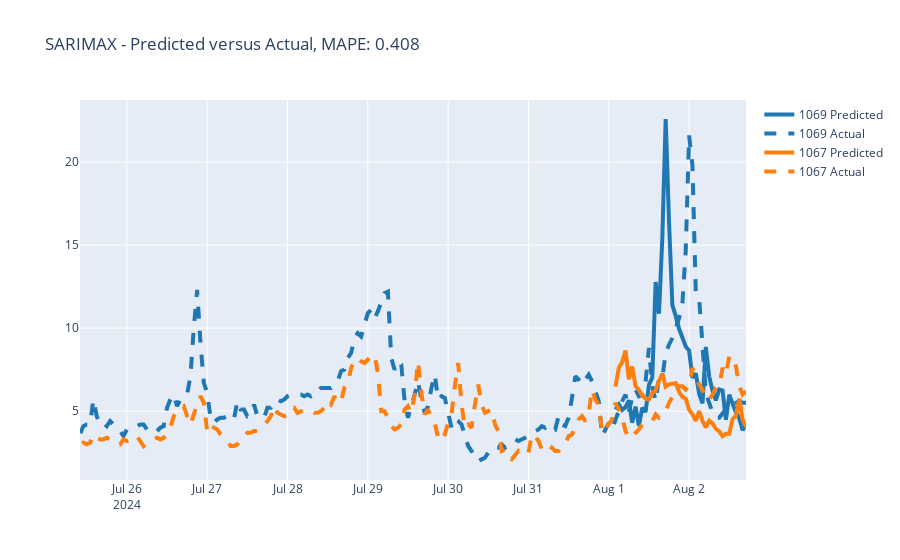

The notebook cell saved with this chart:
### Code cell
graph_forecast(concatted_df_sarimax, "SARIMAX")
